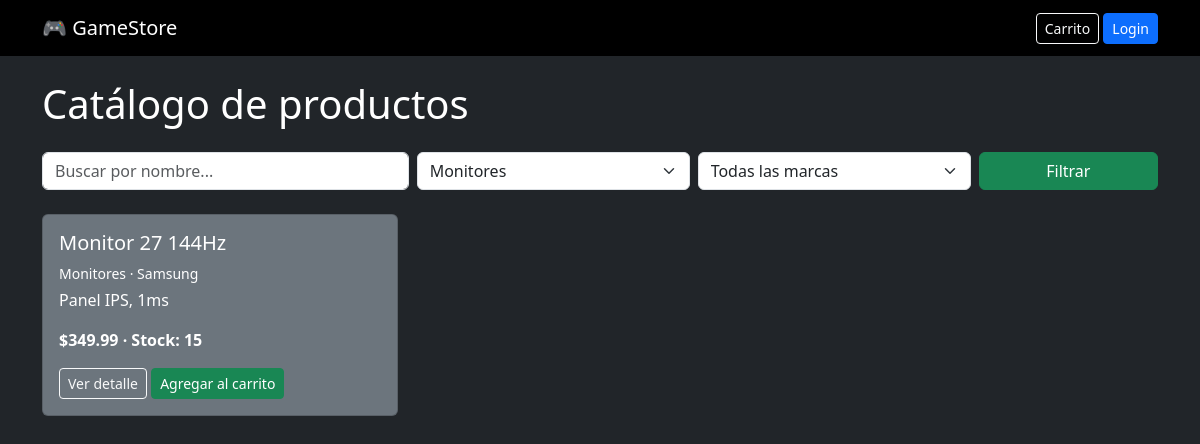
The app's page /productos.php?categoria=2 with its own data.
### tables this page shows
CREATE TABLE producto (

    id_producto INT AUTO_INCREMENT PRIMARY KEY,

    id_categoria INT NOT NULL,

    nombre VARCHAR(150) NOT NULL,

    marca VARCHAR(100),

    descripcion TEXT,

    precio DECIMAL(10,2) NOT NULL,

    stock INT DEFAULT 0,

    imagen VARCHAR(255),

    estado ENUM('activo','inactivo') DEFAULT 'activo',

    FOREIGN KEY (id_categoria)
    REFERENCES categoria(id_categoria)

);

CREATE TABLE categoria (

    id_categoria INT AUTO_INCREMENT PRIMARY KEY,

    nombre_categoria VARCHAR(100) NOT NULL,

    descripcion TEXT

);

### productos.php (the view, shortened to what this page needs)
<?php
include 'config/conexion.php';
$buscar = trim($_GET['buscar'] ?? '');
$categoria = (int) ($_GET['categoria'] ?? 0);
$sql = "SELECT p.*, c.nombre_categoria
        FROM producto p
        LEFT JOIN categoria c ON p.id_categoria = c.id_categoria
        WHERE p.estado = 'activo'";
$params = [];
$types = '';
if ($categoria > 0) {
    $sql .= " AND p.id_categoria = ?";
    $params[] = $categoria;
    $types .= 'i';
}
$sql .= " ORDER BY p.nombre";
$stmt = $conexion->prepare($sql);
if ($types !== '') {
    $stmt->bind_param($types, ...$params);
}
$stmt->execute();
$productos = $stmt->get_result();
$categorias = mysqli_query($conexion, 'SELECT * FROM categoria ORDER BY nombre_categoria');
?>
<!DOCTYPE html>
<html lang="es">
<head>
    <link href="https://cdn.jsdelivr.net/npm/bootstrap@5.3.3/dist/css/bootstrap.min.css" rel="stylesheet">
</head>
<body class="bg-dark text-white">
<nav class="navbar navbar-dark bg-black mb-4">
    <div class="container">
        <a class="navbar-brand" href="index.php">🎮 GameStore</a>
        <div>
            <a href="cliente/carrito.php" class="btn btn-outline-light btn-sm">Carrito</a>
            <?php if (isset($_SESSION['id_usuario'])): ?>
                <a href="cliente/favoritos.php" class="btn btn-warning btn-sm">Favoritos</a>
                <a href="cliente/compras.php" class="btn btn-info btn-sm">Mis compras</a>
                <a href="auth/logout.php" class="btn btn-danger btn-sm">Salir</a>
            <?php else: ?>
                <a href="auth/login.php" class="btn btn-primary btn-sm">Login</a>
            <?php endif; ?>
        </div>
    </div>
</nav>
<div class="container">
    <h1 class="mb-4">Catálogo de productos</h1>
    <form class="row g-2 mb-4" method="GET">
        <div class="col-md-4">
            <input type="text" name="buscar" class="form-control" placeholder="Buscar por nombre..." value="<?= htmlspecialchars($buscar) ?>">
        </div>
        <div class="col-md-3">
            <select name="categoria" class="form-select">
                <?php while ($c = mysqli_fetch_assoc($categorias)): ?>
                    <option value="<?= $c['id_categoria'] ?>" <?= $categoria === (int) $c['id_categoria'] ? 'selected' : '' ?>>
                        <?= htmlspecialchars($c['nombre_categoria']) ?>
                    </option>
                <?php endwhile; ?>
            </select>
        </div>
        <div class="col-md-3">
            <select name="marca" class="form-select">
                <option value="">Todas las marcas</option>
            </select>
        </div>
        <div class="col-md-2">
            <button class="btn btn-success w-100">Filtrar</button>
        </div>
    </form>
    <div class="row">
        <?php while ($p = $productos->fetch_assoc()): ?>
            <div class="col-md-4 mb-4">
                <div class="card bg-secondary text-white h-100">
                    <div class="card-body">
                        <h5><?= htmlspecialchars($p['nombre']) ?></h5>
                        <p class="small mb-1"><?= htmlspecialchars($p['nombre_categoria'] ?? '') ?> · <?= htmlspecialchars($p['marca'] ?? '') ?></p>
                        <p><?= htmlspecialchars($p['descripcion'] ?? '') ?></p>
                        <p class="fw-bold">$<?= number_format((float) $p['precio'], 2) ?> · Stock: <?= (int) $p['stock'] ?></p>
                        <a href="producto.php?id=<?= $p['id_producto'] ?>" class="btn btn-outline-light btn-sm">Ver detalle</a>
                        <a href="productos.php?agregar=<?= $p['id_producto'] ?>" class="btn btn-success btn-sm">Agregar al carrito</a>
                    </div>
                </div>
            </div>
        <?php endwhile; ?>
    </div>
</div>
</body>
</html>

### records on screen
producto: nombre "Monitor 27 144Hz", id_categoria.nombre_categoria "Monitores", marca "Samsung", descripcion "Panel IPS, 1ms", precio "349.99", stock "15"

### other values on screen
form field categoria "Monitores"
